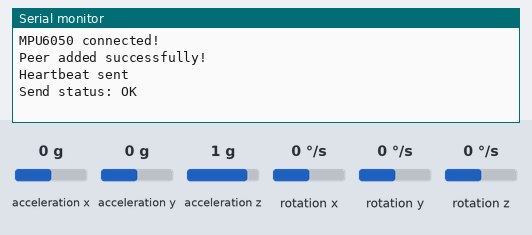
The sketch below on a simulated ESP32. Shown: the last lines printed to the serial monitor. Inputs (shaded band) come from the test bench; at power-on: acceleration x 0 g, acceleration y 0 g, acceleration z 1 g, rotation x 0 °/s, rotation y 0 °/s, rotation z 0 °/s.

Above: at 2.2 s.
2.3 s: acceleration x set to -1.4 g
At 3.3 s:
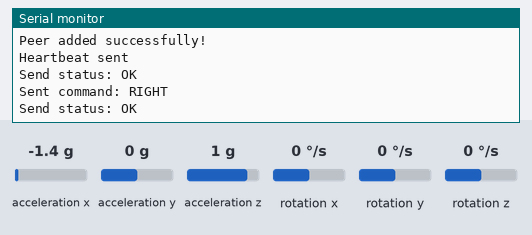
3.8 s: acceleration y set to -1.4 g
At 5.0 s:
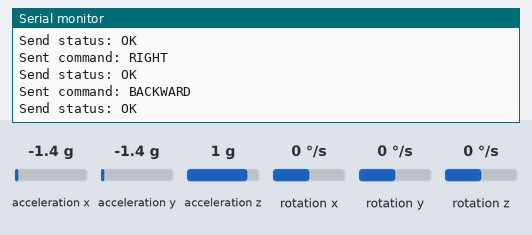
5.3 s: acceleration y set to 0.8 g
At 5.9 s:
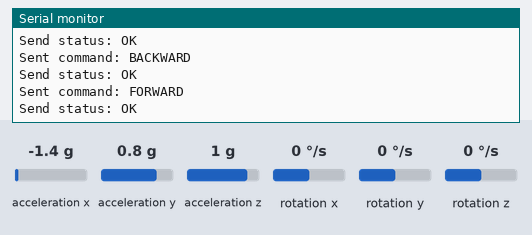

The sketch:

sender.ino
```cpp
#include <Wire.h>
#include <MPU6050.h>
#include <esp_now.h>
#include <WiFi.h>

MPU6050 mpu;

uint8_t motorMAC[] = {0x00, 0x70, 0x07, 0xA3, 0x73, 0x10};

typedef struct {
  int command;  // 0=stop, 1=forward, 2=backward, 3=left, 4=right, 99=heartbeat
} GestureData;

GestureData gesture;

#define TILT_THRESHOLD 8000
#define HEARTBEAT_INTERVAL 2000  // send heartbeat every 2 seconds

esp_now_peer_info_t peerInfo;
unsigned long lastHeartbeat = 0;

void onSent(const wifi_tx_info_t *info, esp_now_send_status_t status) {
  Serial.print("Send status: ");
  Serial.println(status == ESP_NOW_SEND_SUCCESS ? "OK" : "FAIL");
}

void setup() {
  Serial.begin(115200);
  Wire.begin();
  delay(1000);

  mpu.initialize();
  if (mpu.testConnection())
    Serial.println("MPU6050 connected!");
  else
    Serial.println("MPU6050 failed!");

  WiFi.mode(WIFI_STA);

  if (esp_now_init() != ESP_OK) {
    Serial.println("ESP-NOW init failed");
    return;
  }

  esp_now_register_send_cb(onSent);

  memcpy(peerInfo.peer_addr, motorMAC, 6);
  peerInfo.channel = 0;
  peerInfo.encrypt = false;

  if (esp_now_add_peer(&peerInfo) != ESP_OK)
    Serial.println("Failed to add peer");
  else
    Serial.println("Peer added successfully!");
}

void loop() {
  int16_t ax, ay, az, gx, gy, gz;
  mpu.getMotion6(&ax, &ay, &az, &gx, &gy, &gz);

  int prevCommand = gesture.command;

  if (ay > TILT_THRESHOLD)
    gesture.command = 1;
  else if (ay < -TILT_THRESHOLD)
    gesture.command = 2;
  else if (ax > TILT_THRESHOLD)
    gesture.command = 3;
  else if (ax < -TILT_THRESHOLD)
    gesture.command = 4;
  else
    gesture.command = 0;

  // Send if command changed
  if (gesture.command != prevCommand) {
    esp_now_send(motorMAC, (uint8_t *)&gesture, sizeof(gesture));

    Serial.print("Sent command: ");
    switch (gesture.command) {
      case 0: Serial.println("STOP");     break;
      case 1: Serial.println("FORWARD");  break;
      case 2: Serial.println("BACKWARD"); break;
      case 3: Serial.println("LEFT");     break;
      case 4: Serial.println("RIGHT");    break;
    }

    lastHeartbeat = millis();  // reset heartbeat timer after a real command
  }

  // Send heartbeat if no command has been sent recently
  if (millis() - lastHeartbeat > HEARTBEAT_INTERVAL) {
    GestureData heartbeat;
    heartbeat.command = 99;  // 99 = heartbeat, not a movement command
    esp_now_send(motorMAC, (uint8_t *)&heartbeat, sizeof(heartbeat));
    Serial.println("Heartbeat sent");
    lastHeartbeat = millis();
  }

  delay(100);
}
```

Measured:
- after the input at 2.3 s, the serial monitor: prints a new line after 0.05 s (image 1)
- after the input at 3.8 s, the serial monitor: prints a new line at once (image 2)
- after the input at 5.3 s, the serial monitor: prints a new line after 0.06 s (image 3)
